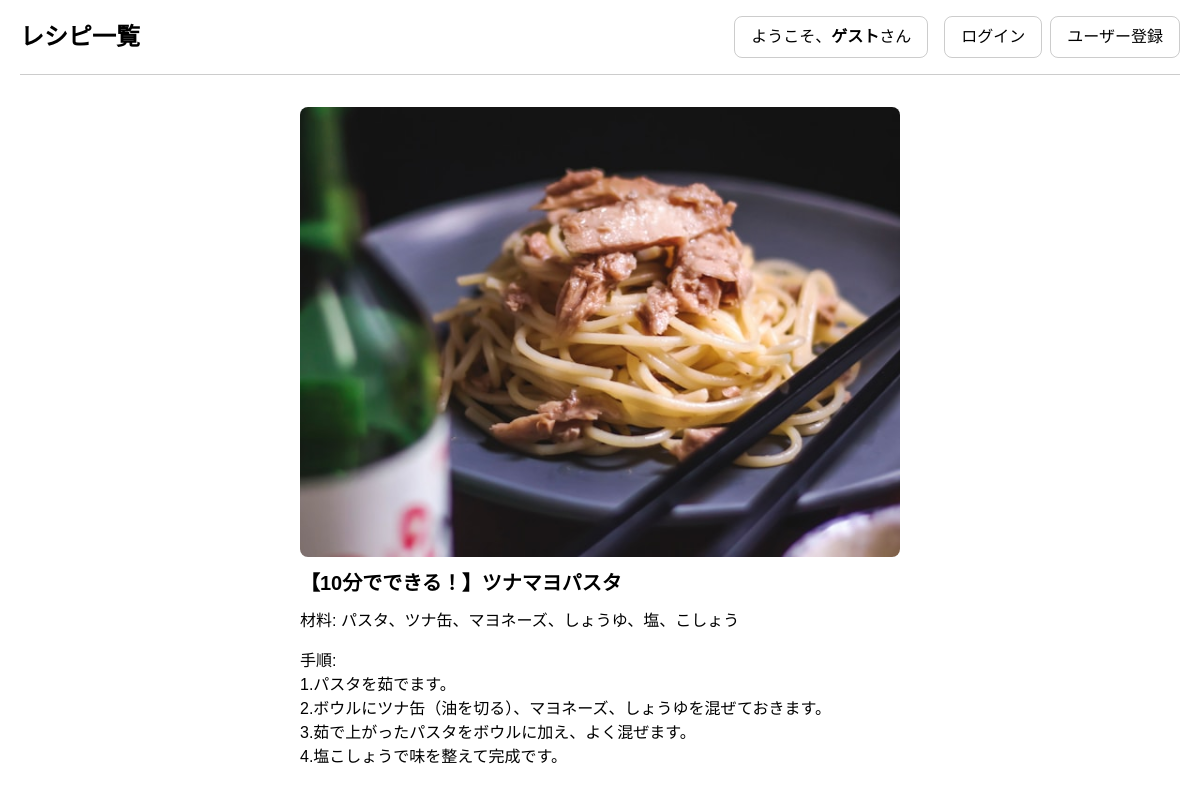
Screenshot of /recipe.php?id=4 with the database file from the repository.
### tables this page shows
CREATE TABLE `recipes` (
  `id` int(11) NOT NULL,
  `user_id` int(11) NOT NULL,
  `title` varchar(255) NOT NULL,
  `ingredients` text NOT NULL,
  `instructions` text NOT NULL,
  `image` varchar(255) DEFAULT NULL,
  `created_at` datetime DEFAULT current_timestamp()
);

### recipe.php (called while the page is built, shortened)
<?php
$dbname = 'mysql:dbname=recipe_share;host=localhost;charset=utf8;';
$user = 'root';
$password = '';
$pdo = new PDO($dbname, $user, $password);
$stmt = $pdo->prepare("SELECT * FROM recipes WHERE id = ?");
$stmt->execute([$_GET['id']]);
$recipe = $stmt->fetch();
include_once dirname(__FILE__) . '/view/recipe-view.php';

### view/recipe-view.php (the view, shortened to what this page needs)
<!DOCTYPE html>
<html lang="ja">
<?php
include_once __DIR__ . '../../components/head.php'; ?>
<body>
    <?php include_once __DIR__ . '../../components/header.php'; ?>
    <main>
        <article>
            <?php if ($recipe['image']): ?>
                <img src="uploads/<?= htmlspecialchars($recipe['image']) ?>" alt="Recipe Image" width="300">
            <?php endif; ?>
            <h2><?= htmlspecialchars($recipe['title']) ?></h2>
            <p>材料: <?= nl2br(htmlspecialchars($recipe['ingredients'])) ?></p>
            <p>手順:<br> <?= nl2br(htmlspecialchars($recipe['instructions'])) ?></p>
        </article>
    </main>
</body>
</html>

### assets/css/style.css (style rules this page uses)
html { line-height: 1.5; }
body { font-family: Arial, sans-serif; padding-inline: 20px; padding-bottom: 80px; }
main { display: grid; gap:4rem; }
h2 { font-size: 20px; font-weight: bold; margin-bottom: 1rem; }
p { line-height: 1.5; }
img { width: 100%; border-radius: .5rem; aspect-ratio: 4/3; object-fit: cover; }

### rows the page displays
recipes: image (picture), title "【10分でできる！】ツナマヨパスタ", ingredients "パスタ、ツナ缶、マヨネーズ、しょうゆ、塩、こしょう", instructions "1.パスタを茹でます。 2.ボウルにツナ缶（油を切る）、マヨネーズ、しょうゆを混ぜておきます。 3.茹で上がったパスタをボウルに加え、よく混ぜます。 4.塩こしょうで味を整えて完成です。"

### other values shown
$userName "ゲスト"
